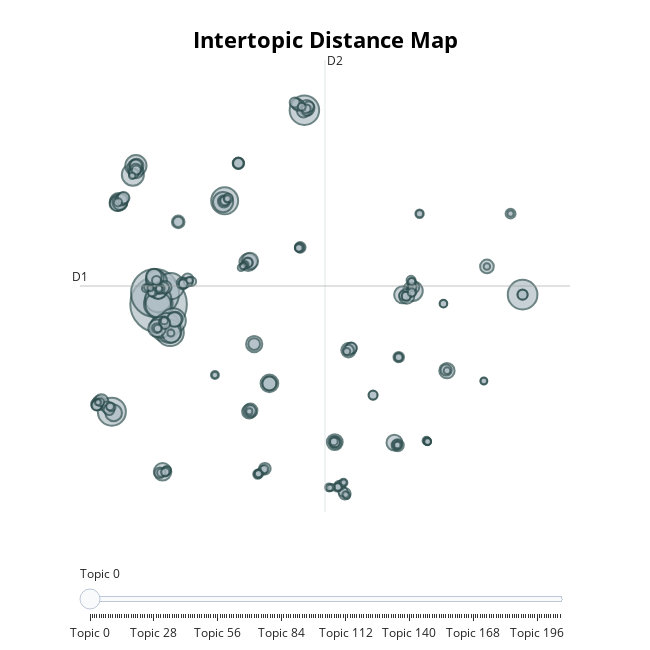

The cell this chart's notebook holds for it:
### Code cell
model2.visualize_topics()

### Figure 1 — Plotly figure (JSON) as saved in the notebook; plotly's stock layout.template omitted (floating-point values rounded to 4 significant figures; data arrays with more than 128 entries replaced by an {"elided": "..."} marker saying what was removed)
{"data": [{"customdata": {"elided": "207x3 mixed values"}, "hovertemplate": "<b>Topic %{customdata[0]}</b><br>Words: %{customdata[1]}<br>Size: %{customdata[2]}", "legendgroup": "", "marker": {"color": "#B0BEC5", "line": {"color": "DarkSlateGrey", "width": 2}, "size": {"elided": "207 int values"}, "sizemode": "area", "sizeref": 0.5675, "symbol": "circle"}, "mode": "markers", "name": "", "orientation": "v", "showlegend": false, "type": "scatter", "x": {"elided": "207 float values"}, "xaxis": "x", "y": {"elided": "207 float values"}, "yaxis": "y"}], "layout": {"annotations": [{"showarrow": false, "text": "D1", "x": -7.298, "y": 7.553, "yshift": 10}, {"showarrow": false, "text": "D2", "x": 6.834, "xshift": 10, "y": 24.57}], "height": 650, "hoverlabel": {"bgcolor": "white", "font": {"family": "Rockwell", "size": 16}}, "legend": {"itemsizing": "constant", "tracegroupgap": 0}, "margin": {"t": 60}, "shapes": [{"line": {"color": "#CFD8DC", "width": 2}, "type": "line", "x0": 6.834, "x1": 6.834, "y0": -9.465, "y1": 24.57}, {"line": {"color": "#9E9E9E", "width": 2}, "type": "line", "x0": -7.298, "x1": 20.97, "y0": 7.553, "y1": 7.553}], "sliders": [{"active": 0, "pad": {"t": 50}, "steps": [{"args": [{"marker.color": {"elided": "1x207 str values"}}], "label": "Topic 0", "method": "update"}, {"args": [{"marker.color": {"elided": "1x207 str values"}}], "label": "Topic 1", "method": "update"}, {"args": [{"marker.color": {"elided": "1x207 str values"}}], "label": "Topic 2", "method": "update"}, {"args": [{"marker.color": {"elided": "1x207 str values"}}], "label": "Topic 3", "method": "update"}, {"args": [{"marker.color": {"elided": "1x207 str values"}}], "label": "Topic 4", "method": "update"}, {"args": [{"marker.color": {"elided": "1x207 str values"}}], "label": "Topic 5", "method": "update"}, {"args": [{"marker.color": {"elided": "1x207 str values"}}], "label": "Topic 6", "method": "update"}, {"args": [{"marker.color": {"elided": "1x207 str values"}}], "label": "Topic 7", "method": "update"}, {"args": [{"marker.color": {"elided": "1x207 str values"}}], "label": "Topic 8", "method": "update"}, {"args": [{"marker.color": {"elided": "1x207 str values"}}], "label": "Topic 9", "method": "update"}, {"args": [{"marker.color": {"elided": "1x207 str values"}}], "label": "Topic 10", "method": "update"}, {"args": [{"marker.color": {"elided": "1x207 str values"}}], "label": "Topic 11", "method": "update"}, {"args": [{"marker.color": {"elided": "1x207 str values"}}], "label": "Topic 12", "method": "update"}, {"args": [{"marker.color": {"elided": "1x207 str values"}}], "label": "Topic 13", "method": "update"}, {"args": [{"marker.color": {"elided": "1x207 str values"}}], "label": "Topic 14", "method": "update"}, {"args": [{"marker.color": {"elided": "1x207 str values"}}], "label": "Topic 15", "method": "update"}, {"args": [{"marker.color": {"elided": "1x207 str values"}}], "label": "Topic 16", "method": "update"}, {"args": [{"marker.color": {"elided": "1x207 str values"}}], "label": "Topic 17", "method": "update"}, {"args": [{"marker.color": {"elided": "1x207 str values"}}], "label": "Topic 18", "method": "update"}, {"args": [{"marker.color": {"elided": "1x207 str values"}}], "label": "Topic 19", "method": "update"}, {"args": [{"marker.color": {"elided": "1x207 str values"}}], "label": "Topic 20", "method": "update"}, {"args": [{"marker.color": {"elided": "1x207 str values"}}], "label": "Topic 21", "method": "update"}, {"args": [{"marker.color": {"elided": "1x207 str values"}}], "label": "Topic 22", "method": "update"}, {"args": [{"marker.color": {"elided": "1x207 str values"}}], "label": "Topic 23", "method": "update"}, {"args": [{"marker.color": {"elided": "1x207 str values"}}], "label": "Topic 24", "method": "update"}, {"args": [{"marker.color": {"elided": "1x207 str values"}}], "label": "Topic 25", "method": "update"}, {"args": [{"marker.color": {"elided": "1x207 str values"}}], "label": "Topic 26", "method": "update"}, {"args": [{"marker.color": {"elided": "1x207 str values"}}], "label": "Topic 27", "method": "update"}, {"args": [{"marker.color": {"elided": "1x207 str values"}}], "label": "Topic 28", "method": "update"}, {"args": [{"marker.color": {"elided": "1x207 str values"}}], "label": "Topic 29", "method": "update"}, {"args": [{"marker.color": {"elided": "1x207 str values"}}], "label": "Topic 30", "method": "update"}, {"args": [{"marker.color": {"elided": "1x207 str values"}}], "label": "Topic 31", "method": "update"}, {"args": [{"marker.color": {"elided": "1x207 str values"}}], "label": "Topic 32", "method": "update"}, {"args": [{"marker.color": {"elided": "1x207 str values"}}], "label": "Topic 33", "method": "update"}, {"args": [{"marker.color": {"elided": "1x207 str values"}}], "label": "Topic 34", "method": "update"}, {"args": [{"marker.color": {"elided": "1x207 str values"}}], "label": "Topic 35", "method": "update"}, {"args": [{"marker.color": {"elided": "1x207 str values"}}], "label": "Topic 36", "method": "update"}, {"args": [{"marker.color": {"elided": "1x207 str values"}}], "label": "Topic 37", "method": "update"}, {"args": [{"marker.color": {"elided": "1x207 str values"}}], "label": "Topic 38", "method": "update"}, {"args": [{"marker.color": {"elided": "1x207 str values"}}], "label": "Topic 39", "method": "update"}, {"args": [{"marker.color": {"elided": "1x207 str values"}}], "label": "Topic 40", "method": "update"}, {"args": [{"marker.color": {"elided": "1x207 str values"}}], "label": "Topic 41", "method": "update"}, {"args": [{"marker.color": {"elided": "1x207 str values"}}], "label": "Topic 42", "method": "update"}, {"args": [{"marker.color": {"elided": "1x207 str values"}}], "label": "Topic 43", "method": "update"}, {"args": [{"marker.color": {"elided": "1x207 str values"}}], "label": "Topic 44", "method": "update"}, {"args": [{"marker.color": {"elided": "1x207 str values"}}], "label": "Topic 45", "method": "update"}, {"args": [{"marker.color": {"elided": "1x207 str values"}}], "label": "Topic 46", "method": "update"}, {"args": [{"marker.color": {"elided": "1x207 str values"}}], "label": "Topic 47", "method": "update"}, {"args": [{"marker.color": {"elided": "1x207 str values"}}], "label": "Topic 48", "method": "update"}, {"args": [{"marker.color": {"elided": "1x207 str values"}}], "label": "Topic 49", "method": "update"}, {"args": [{"marker.color": {"elided": "1x207 str values"}}], "label": "Topic 50", "method": "update"}, {"args": [{"marker.color": {"elided": "1x207 str values"}}], "label": "Topic 51", "method": "update"}, {"args": [{"marker.color": {"elided": "1x207 str values"}}], "label": "Topic 52", "method": "update"}, {"args": [{"marker.color": {"elided": "1x207 str values"}}], "label": "Topic 53", "method": "update"}, {"args": [{"marker.color": {"elided": "1x207 str values"}}], "label": "Topic 54", "method": "update"}, {"args": [{"marker.color": {"elided": "1x207 str values"}}], "label": "Topic 55", "method": "update"}, {"args": [{"marker.color": {"elided": "1x207 str values"}}], "label": "Topic 56", "method": "update"}, {"args": [{"marker.color": {"elided": "1x207 str values"}}], "label": "Topic 57", "method": "update"}, {"args": [{"marker.color": {"elided": "1x207 str values"}}], "label": "Topic 58", "method": "update"}, {"args": [{"marker.color": {"elided": "1x207 str values"}}], "label": "Topic 59", "method": "update"}, {"args": [{"marker.color": {"elided": "1x207 str values"}}], "label": "Topic 60", "method": "update"}, {"args": [{"marker.color": {"elided": "1x207 str values"}}], "label": "Topic 61", "method": "update"}, {"args": [{"marker.color": {"elided": "1x207 str values"}}], "label": "Topic 62", "method": "update"}, {"args": [{"marker.color": {"elided": "1x207 str values"}}], "label": "Topic 63", "method": "update"}, {"args": [{"marker.color": {"elided": "1x207 str values"}}], "label": "Topic 64", "method": "update"}, {"args": [{"marker.color": {"elided": "1x207 str values"}}], "label": "Topic 65", "method": "update"}, {"args": [{"marker.color": {"elided": "1x207 str values"}}], "label": "Topic 66", "method": "update"}, {"args": [{"marker.color": {"elided": "1x207 str values"}}], "label": "Topic 67", "method": "update"}, {"args": [{"marker.color": {"elided": "1x207 str values"}}], "label": "Topic 68", "method": "update"}, {"args": [{"marker.color": {"elided": "1x207 str values"}}], "label": "Topic 69", "method": "update"}, {"args": [{"marker.color": {"elided": "1x207 str values"}}], "label": "Topic 70", "method": "update"}, {"args": [{"marker.color": {"elided": "1x207 str values"}}], "label": "Topic 71", "method": "update"}, {"args": [{"marker.color": {"elided": "1x207 str values"}}], "label": "Topic 72", "method": "update"}, {"args": [{"marker.color": {"elided": "1x207 str values"}}], "label": "Topic 73", "method": "update"}, {"args": [{"marker.color": {"elided": "1x207 str values"}}], "label": "Topic 74", "method": "update"}, {"args": [{"marker.color": {"elided": "1x207 str values"}}], "label": "Topic 75", "method": "update"}, {"args": [{"marker.color": {"elided": "1x207 str values"}}], "label": "Topic 76", "method": "update"}, {"args": [{"marker.color": {"elided": "1x207 str values"}}], "label": "Topic 77", "method": "update"}, {"args": [{"marker.color": {"elided": "1x207 str values"}}], "label": "Topic 78", "method": "update"}, {"args": [{"marker.color": {"elided": "1x207 str values"}}], "label": "Topic 79", "method": "update"}, {"args": [{"marker.color": {"elided": "1x207 str values"}}], "label": "Topic 80", "method": "update"}, {"args": [{"marker.color": {"elided": "1x207 str values"}}], "label": "Topic 81", "method": "update"}, {"args": [{"marker.color": {"elided": "1x207 str values"}}], "label": "Topic 82", "method": "update"}, {"args": [{"marker.color": {"elided": "1x207 str values"}}], "label": "Topic 83", "method": "update"}, {"args": [{"marker.color": {"elided": "1x207 str values"}}], "label": "Topic 84", "method": "update"}, {"args": [{"marker.color": {"elided": "1x207 str values"}}], "label": "Topic 85", "method": "update"}, {"args": [{"marker.color": {"elided": "1x207 str values"}}], "label": "Topic 86", "method": "update"}, {"args": [{"marker.color": {"elided": "1x207 str values"}}], "label": "Topic 87", "method": "update"}, {"args": [{"marker.color": {"elided": "1x207 str values"}}], "label": "Topic 88", "method": "update"}, {"args": [{"marker.color": {"elided": "1x207 str values"}}], "label": "Topic 89", "method": "update"}, {"args": [{"marker.color": {"elided": "1x207 str values"}}], "label": "Topic 90", "method": "update"}, {"args": [{"marker.color": {"elided": "1x207 str values"}}], "label": "Topic 91", "method": "update"}, {"args": [{"marker.color": {"elided": "1x207 str values"}}], "label": "Topic 92", "method": "update"}, {"args": [{"marker.color": {"elided": "1x207 str values"}}], "label": "Topic 93", "method": "update"}, {"args": [{"marker.color": {"elided": "1x207 str values"}}], "label": "Topic 94", "method": "update"}, {"args": [{"marker.color": {"elided": "1x207 str values"}}], "label": "Topic 95", "method": "update"}, {"args": [{"marker.color": {"elided": "1x207 str values"}}], "label": "Topic 96", "method": "update"}, {"args": [{"marker.color": {"elided": "1x207 str values"}}], "label": "Topic 97", "method": "update"}, {"args": [{"marker.color": {"elided": "1x207 str values"}}], "label": "Topic 98", "method": "update"}, {"args": [{"marker.color": {"elided": "1x207 str values"}}], "label": "Topic 99", "method": "update"}, {"args": [{"marker.color": {"elided": "1x207 str values"}}], "label": "Topic 100", "method": "update"}, {"args": [{"marker.color": {"elided": "1x207 str values"}}], "label": "Topic 101", "method": "update"}, {"args": [{"marker.color": {"elided": "1x207 str values"}}], "label": "Topic 102", "method": "update"}, {"args": [{"marker.color": {"elided": "1x207 str values"}}], "label": "Topic 103", "method": "update"}, {"args": [{"marker.color": {"elided": "1x207 str values"}}], "label": "Topic 104", "method": "update"}, {"args": [{"marker.color": {"elided": "1x207 str values"}}], "label": "Topic 105", "method": "update"}, {"args": [{"marker.color": {"elided": "1x207 str values"}}], "label": "Topic 106", "method": "update"}, {"args": [{"marker.color": {"elided": "1x207 str values"}}], "label": "Topic 107", "method": "update"}, {"args": [{"marker.color": {"elided": "1x207 str values"}}], "label": "Topic 108", "method": "update"}, {"args": [{"marker.color": {"elided": "1x207 str values"}}], "label": "Topic 109", "method": "update"}, {"args": [{"marker.color": {"elided": "1x207 str values"}}], "label": "Topic 110", "method": "update"}, {"args": [{"marker.color": {"elided": "1x207 str values"}}], "label": "Topic 111", "method": "update"}, {"args": [{"marker.color": {"elided": "1x207 str values"}}], "label": "Topic 112", "method": "update"}, {"args": [{"marker.color": {"elided": "1x207 str values"}}], "label": "Topic 113", "method": "update"}, {"args": [{"marker.color": {"elided": "1x207 str values"}}], "label": "Topic 114", "method": "update"}, {"args": [{"marker.color": {"elided": "1x207 str values"}}], "label": "Topic 115", "method": "update"}, {"args": [{"marker.color": {"elided": "1x207 str values"}}], "label": "Topic 116", "method": "update"}, {"args": [{"marker.color": {"elided": "1x207 str values"}}], "label": "Topic 117", "method": "update"}, {"args": [{"marker.color": {"elided": "1x207 str values"}}], "label": "Topic 118", "method": "update"}, {"args": [{"marker.color": {"elided": "1x207 str values"}}], "label": "Topic 119", "method": "update"}, {"args": [{"marker.color": {"elided": "1x207 str values"}}], "label": "Topic 120", "method": "update"}, {"args": [{"marker.color": {"elided": "1x207 str values"}}], "label": "Topic 121", "method": "update"}, {"args": [{"marker.color": {"elided": "1x207 str values"}}], "label": "Topic 122", "method": "update"}, {"args": [{"marker.color": {"elided": "1x207 str values"}}], "label": "Topic 123", "method": "update"}, {"args": [{"marker.color": {"elided": "1x207 str values"}}], "label": "Topic 124", "method": "update"}, {"args": [{"marker.color": {"elided": "1x207 str values"}}], "label": "Topic 125", "method": "update"}, {"args": [{"marker.color": {"elided": "1x207 str values"}}], "label": "Topic 126", "method": "update"}, {"args": [{"marker.color": {"elided": "1x207 str values"}}], "label": "Topic 127", "method": "update"}, {"args": [{"marker.color": {"elided": "1x207 str values"}}], "label": "Topic 128", "method": "update"}, {"args": [{"marker.color": {"elided": "1x207 str values"}}], "label": "Topic 129", "method": "update"}, {"args": [{"marker.color": {"elided": "1x207 str values"}}], "label": "Topic 130", "method": "update"}, {"args": [{"marker.color": {"elided": "1x207 str values"}}], "label": "Topic 131", "method": "update"}, {"args": [{"marker.color": {"elided": "1x207 str values"}}], "label": "Topic 132", "method": "update"}, {"args": [{"marker.color": {"elided": "1x207 str values"}}], "label": "Topic 133", "method": "update"}, {"args": [{"marker.color": {"elided": "1x207 str values"}}], "label": "Topic 134", "method": "update"}, {"args": [{"marker.color": {"elided": "1x207 str values"}}], "label": "Topic 135", "method": "update"}, {"args": [{"marker.color": {"elided": "1x207 str values"}}], "label": "Topic 136", "method": "update"}, {"args": [{"marker.color": {"elided": "1x207 str values"}}], "label": "Topic 137", "method": "update"}, {"args": [{"marker.color": {"elided": "1x207 str values"}}], "label": "Topic 138", "method": "update"}, {"args": [{"marker.color": {"elided": "1x207 str values"}}], "label": "Topic 139", "method": "update"}, {"args": [{"marker.color": {"elided": "1x207 str values"}}], "label": "Topic 140", "method": "update"}, {"args": [{"marker.color": {"elided": "1x207 str values"}}], "label": "Topic 141", "method": "update"}, {"args": [{"marker.color": {"elided": "1x207 str values"}}], "label": "Topic 142", "method": "update"}, {"args": [{"marker.color": {"elided": "1x207 str values"}}], "label": "Topic 143", "method": "update"}, {"args": [{"marker.color": {"elided": "1x207 str values"}}], "label": "Topic 144", "method": "update"}, {"args": [{"marker.color": {"elided": "1x207 str values"}}], "label": "Topic 145", "method": "update"}, {"args": [{"marker.color": {"elided": "1x207 str values"}}], "label": "Topic 146", "method": "update"}, {"args": [{"marker.color": {"elided": "1x207 str values"}}], "label": "Topic 147", "method": "update"}, {"args": [{"marker.color": {"elided": "1x207 str values"}}], "label": "Topic 148", "method": "update"}, {"args": [{"marker.color": {"elided": "1x207 str values"}}], "label": "Topic 149", "method": "update"}, {"args": [{"marker.color": {"elided": "1x207 str values"}}], "label": "Topic 150", "method": "update"}, {"args": [{"marker.color": {"elided": "1x207 str values"}}], "label": "Topic 151", "method": "update"}, {"args": [{"marker.color": {"elided": "1x207 str values"}}], "label": "Topic 152", "method": "update"}, {"args": [{"marker.color": {"elided": "1x207 str values"}}], "label": "Topic 153", "method": "update"}, {"args": [{"marker.color": {"elided": "1x207 str values"}}], "label": "Topic 154", "method": "update"}, {"args": [{"marker.color": {"elided": "1x207 str values"}}], "label": "Topic 155", "method": "update"}, {"args": [{"marker.color": {"elided": "1x207 str values"}}], "label": "Topic 156", "method": "update"}, {"args": [{"marker.color": {"elided": "1x207 str values"}}], "label": "Topic 157", "method": "update"}, {"args": [{"marker.color": {"elided": "1x207 str values"}}], "label": "Topic 158", "method": "update"}, {"args": [{"marker.color": {"elided": "1x207 str values"}}], "label": "Topic 159", "method": "update"}, {"args": [{"marker.color": {"elided": "1x207 str values"}}], "label": "Topic 160", "method": "update"}, {"args": [{"marker.color": {"elided": "1x207 str values"}}], "label": "Topic 161", "method": "update"}, {"args": [{"marker.color": {"elided": "1x207 str values"}}], "label": "Topic 162", "method": "update"}, {"args": [{"marker.color": {"elided": "1x207 str values"}}], "label": "Topic 163", "method": "update"}, {"args": [{"marker.color": {"elided": "1x207 str values"}}], "label": "Topic 164", "method": "update"}, {"args": [{"marker.color": {"elided": "1x207 str values"}}], "label": "Topic 165", "method": "update"}, {"args": [{"marker.color": {"elided": "1x207 str values"}}], "label": "Topic 166", "method": "update"}, {"args": [{"marker.color": {"elided": "1x207 str values"}}], "label": "Topic 167", "method": "update"}, {"args": [{"marker.color": {"elided": "1x207 str values"}}], "label": "Topic 168", "method": "update"}, {"args": [{"marker.color": {"elided": "1x207 str values"}}], "label": "Topic 169", "method": "update"}, {"args": [{"marker.color": {"elided": "1x207 str values"}}], "label": "Topic 170", "method": "update"}, {"args": [{"marker.color": {"elided": "1x207 str values"}}], "label": "Topic 171", "method": "update"}, {"args": [{"marker.color": {"elided": "1x207 str values"}}], "label": "Topic 172", "method": "update"}, {"args": [{"marker.color": {"elided": "1x207 str values"}}], "label": "Topic 173", "method": "update"}, {"args": [{"marker.color": {"elided": "1x207 str values"}}], "label": "Topic 174", "method": "update"}, {"args": [{"marker.color": {"elided": "1x207 str values"}}], "label": "Topic 175", "method": "update"}, {"args": [{"marker.color": {"elided": "1x207 str values"}}], "label": "Topic 176", "method": "update"}, {"args": [{"marker.color": {"elided": "1x207 str values"}}], "label": "Topic 177", "method": "update"}, {"args": [{"marker.color": {"elided": "1x207 str values"}}], "label": "Topic 178", "method": "update"}, {"args": [{"marker.color": {"elided": "1x207 str values"}}], "label": "Topic 179", "method": "update"}, {"args": [{"marker.color": {"elided": "1x207 str values"}}], "label": "Topic 180", "method": "update"}, {"args": [{"marker.color": {"elided": "1x207 str values"}}], "label": "Topic 181", "method": "update"}, {"args": [{"marker.color": {"elided": "1x207 str values"}}], "label": "Topic 182", "method": "update"}, {"args": [{"marker.color": {"elided": "1x207 str values"}}], "label": "Topic 183", "method": "update"}, {"args": [{"marker.color": {"elided": "1x207 str values"}}], "label": "Topic 184", "method": "update"}, {"args": [{"marker.color": {"elided": "1x207 str values"}}], "label": "Topic 185", "method": "update"}, {"args": [{"marker.color": {"elided": "1x207 str values"}}], "label": "Topic 186", "method": "update"}, {"args": [{"marker.color": {"elided": "1x207 str values"}}], "label": "Topic 187", "method": "update"}, {"args": [{"marker.color": {"elided": "1x207 str values"}}], "label": "Topic 188", "method": "update"}, {"args": [{"marker.color": {"elided": "1x207 str values"}}], "label": "Topic 189", "method": "update"}, {"args": [{"marker.color": {"elided": "1x207 str values"}}], "label": "Topic 190", "method": "update"}, {"args": [{"marker.color": {"elided": "1x207 str values"}}], "label": "Topic 191", "method": "update"}, {"args": [{"marker.color": {"elided": "1x207 str values"}}], "label": "Topic 192", "method": "update"}, {"args": [{"marker.color": {"elided": "1x207 str values"}}], "label": "Topic 193", "method": "update"}, {"args": [{"marker.color": {"elided": "1x207 str values"}}], "label": "Topic 194", "method": "update"}, {"args": [{"marker.color": {"elided": "1x207 str values"}}], "label": "Topic 195", "method": "update"}, {"args": [{"marker.color": {"elided": "1x207 str values"}}], "label": "Topic 196", "method": "update"}, {"args": [{"marker.color": {"elided": "1x207 str values"}}], "label": "Topic 197", "method": "update"}, {"args": [{"marker.color": {"elided": "1x207 str values"}}], "label": "Topic 198", "method": "update"}, {"args": [{"marker.color": {"elided": "1x207 str values"}}], "label": "Topic 199", "method": "update"}, {"args": [{"marker.color": {"elided": "1x207 str values"}}], "label": "Topic 200", "method": "update"}, {"args": [{"marker.color": {"elided": "1x207 str values"}}], "label": "Topic 201", "method": "update"}, {"args": [{"marker.color": {"elided": "1x207 str values"}}], "label": "Topic 202", "method": "update"}, {"args": [{"marker.color": {"elided": "1x207 str values"}}], "label": "Topic 203", "method": "update"}, {"args": [{"marker.color": {"elided": "1x207 str values"}}], "label": "Topic 204", "method": "update"}, {"args": [{"marker.color": {"elided": "1x207 str values"}}], "label": "Topic 205", "method": "update"}, {"args": [{"marker.color": {"elided": "1x207 str values"}}], "label": "Topic 206", "method": "update"}]}], "title": {"font": {"color": "Black", "size": 22}, "text": "<b>Intertopic Distance Map", "x": 0.5, "xanchor": "center", "y": 0.95, "yanchor": "top"}, "width": 650, "xaxis": {"anchor": "y", "domain": [0, 1], "range": [-7.298, 20.97], "title": {"text": ""}, "visible": false}, "yaxis": {"anchor": "x", "domain": [0, 1], "range": [-9.465, 24.57], "title": {"text": ""}, "visible": false}}}
